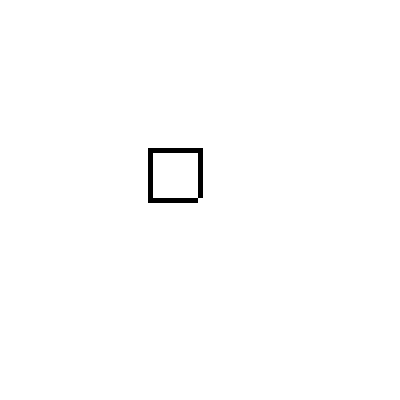
Frame 1 (no input)
Frame 60 (the mouse pressed at the canvas centre just before this capture): identical to frame 1, image omitted
Frame 120 (the mouse held since frame 60 and released just before this capture): blank canvas, image omitted

The Processing sketch that drew this single still picture (run headless with seeded random() and noise(); from frame 60 on, the mouse is pressed at the canvas centre):

// Processing sketch: processing_142875
// ── processing_142875.pde

int l = 50;
int w = 50;
int x1 = 150;
int y1 = 150;
int x2 = 200;
int x3 = 250;
int y2 = 200;
int y3 = 250;
int x;
int y;


void setup(){
  size(400, 400);
  background(255);
  smooth();
  
  x = x1;
  y= y1;
}

void draw(){
  background(255);
  
  strokeWeight(5);
  stroke(0);
  
  if(mouseX > x){ //|| (mouseX< x +w){
  
  if (mousePressed){
    x1 = mouseX; //if mouse is pressed, then the rectangle will follow the mouse
  }
  }
  
  
  if(mouseY > y){ //|| (mouseY < y + l){
  if(mousePressed){
    y1 = mouseY;
  }
  }
  
  rect(x1, y1, l, w);//black rectangle
  
  stroke(255);
  fill(255);
  rect(x2,y2,l,w); //invisible square
 

}
